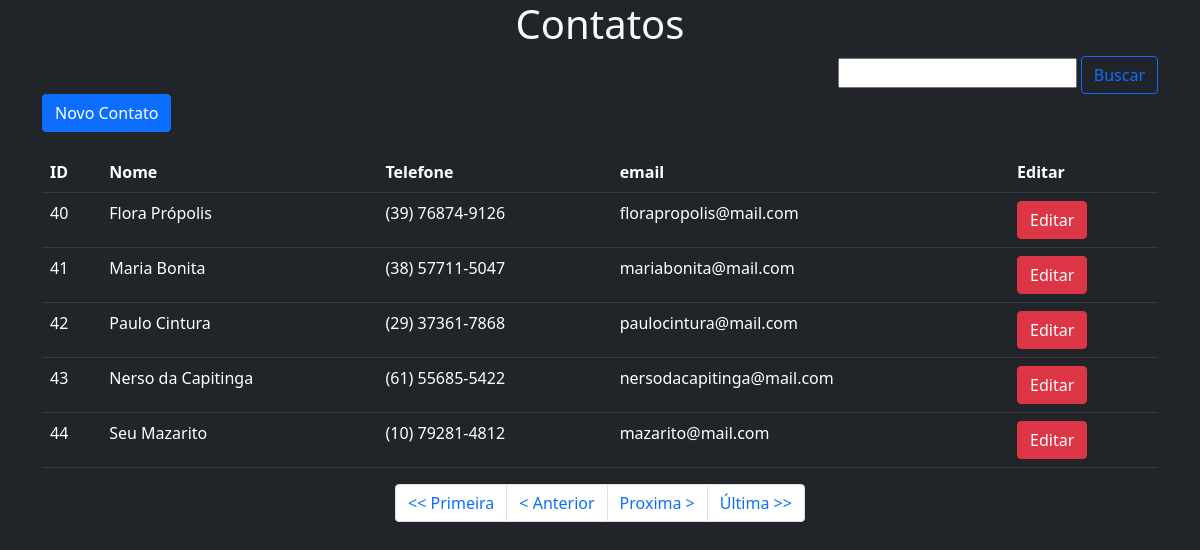
/?page=4, run on the app's committed database.
### tables this page shows
CREATE TABLE `cadastros` (
  `id` int(11) NOT NULL,
  `nome` varchar(100) NOT NULL,
  `telefone` varchar(20) NOT NULL,
  `email` varchar(50) NOT NULL
);

### index.php (the view, shortened to what this page needs)
<?php
include_once "config.php";
include_once "header.php";
?>
<body class='bg-dark text-light'>
<header>
    <h1 class='h-25 text-center'>Contatos</h1>
</header>
<?php
if (isset($_GET['page'])) {
    $page = $_GET['page'];
} else {
    $page = 1;
}
if (isset($_GET['search'])) {
    $busca = $_GET['search'];
} else {
    $busca = "";
}
$no_of_records_per_page = 5;
$offset = ($page-1) * $no_of_records_per_page;
$total_pages_sql = "SELECT COUNT(*) FROM cadastros";
$result = mysqli_query($link,$total_pages_sql);
$total_rows = mysqli_fetch_array($result)[0];
$total_pages = ceil($total_rows / $no_of_records_per_page);
$sql = "SELECT * FROM cadastros WHERE nome LIKE '%$busca%' LIMIT $offset, $no_of_records_per_page";
$resultSql = mysqli_query($link, $sql);
?>
<div class="container">
    <div class="d-flex justify-content-end bd-highlight input-group">
        <form class='' action="index.php" method="get">
            <input class='justify-content-end' name="search" type="text" class="form-control" aria-label="" aria-describedby="button-busca">
            <button class="btn btn-outline-primary justify-content-start" type="submit" id="button-busca"><?php if ($busca == ""){ echo "Buscar";} else { echo "Listagem Completa";} ?></button>
        </form>
</div>
<button type="button" class="btn btn-primary" data-bs-toggle="modal" data-bs-target="#novo-cadastro-modal">
        Novo Contato
    </button>
    <table class="table table-dark table-hover" style="margin-top: 20px;">
        <tr>
            <th scope="col">ID</th>
            <th scope="col">Nome</th>
            <th scope="col">Telefone</th>
            <th scope="col">email</th>
            <th scope="col">Editar</th>
        </tr>
<?php
while ($row = mysqli_fetch_assoc($resultSql)){
    echo
        "<tr><td>" . $row["id"] .
        "</td><td>" . $row["nome"] .
        "</td><td>" . $row["telefone"] .
        "</td><td>" . $row["email"] .
        "</td><td>" . "<form action='edit-front.php' method='post'><button type='submit' class='btn btn-danger' name='id' value='" .  $row["id"] . "'>Editar</button>" . "</a></td></tr>";
}
?>
    </table>
    <div class='position-relative '>
    <ul class='pagination justify-content-center'>
        <li class='page-item <?php if($page <= 1){ echo 'disabled'; } ?>'>
            <a class='page-link' href='<?php if($page > 1){ echo '?page=1'; } ?>'> << Primeira </a>
        </li>
        <li class='page-item <?php if($page <= 1){ echo 'disabled'; } ?>'>
            <a class='page-link' href="<?php if($page <= 1){ echo '#'; } else { echo "?page=".($page - 1); } ?>">< Anterior</a>
        </li>
        <li class='page-item <?php if($page >= $total_pages){ echo 'disabled'; } ?>'>
        <a class='page-link' href="<?php if($page >= $total_pages){ echo '#'; } else { echo "?page=".($page + 1); } ?>">Proxima ></a>
    </li>
    <li class='page-item <?php if($page >= $total_pages){ echo 'disabled'; } ?>'>
        <a class='page-link' href='?page=<?php echo $total_pages; ?>'> Última >></a></li>
    </ul>
    </div>
    </div>
<?php
include_once "footer.php";

### data on the page
cadastros: id "40", nome "Flora Própolis", telefone "(39) 76874-9126", email "florapropolis@mail.com"
cadastros: id "41", nome "Maria Bonita", telefone "(38) 57711-5047", email "mariabonita@mail.com"
cadastros: id "42", nome "Paulo Cintura", telefone "(29) 37361-7868", email "paulocintura@mail.com"
cadastros: id "43", nome "Nerso da Capitinga", telefone "(61) 55685-5422", email "nersodacapitinga@mail.com"
cadastros: id "44", nome "Seu Mazarito", telefone "(10) 79281-4812", email "mazarito@mail.com"
